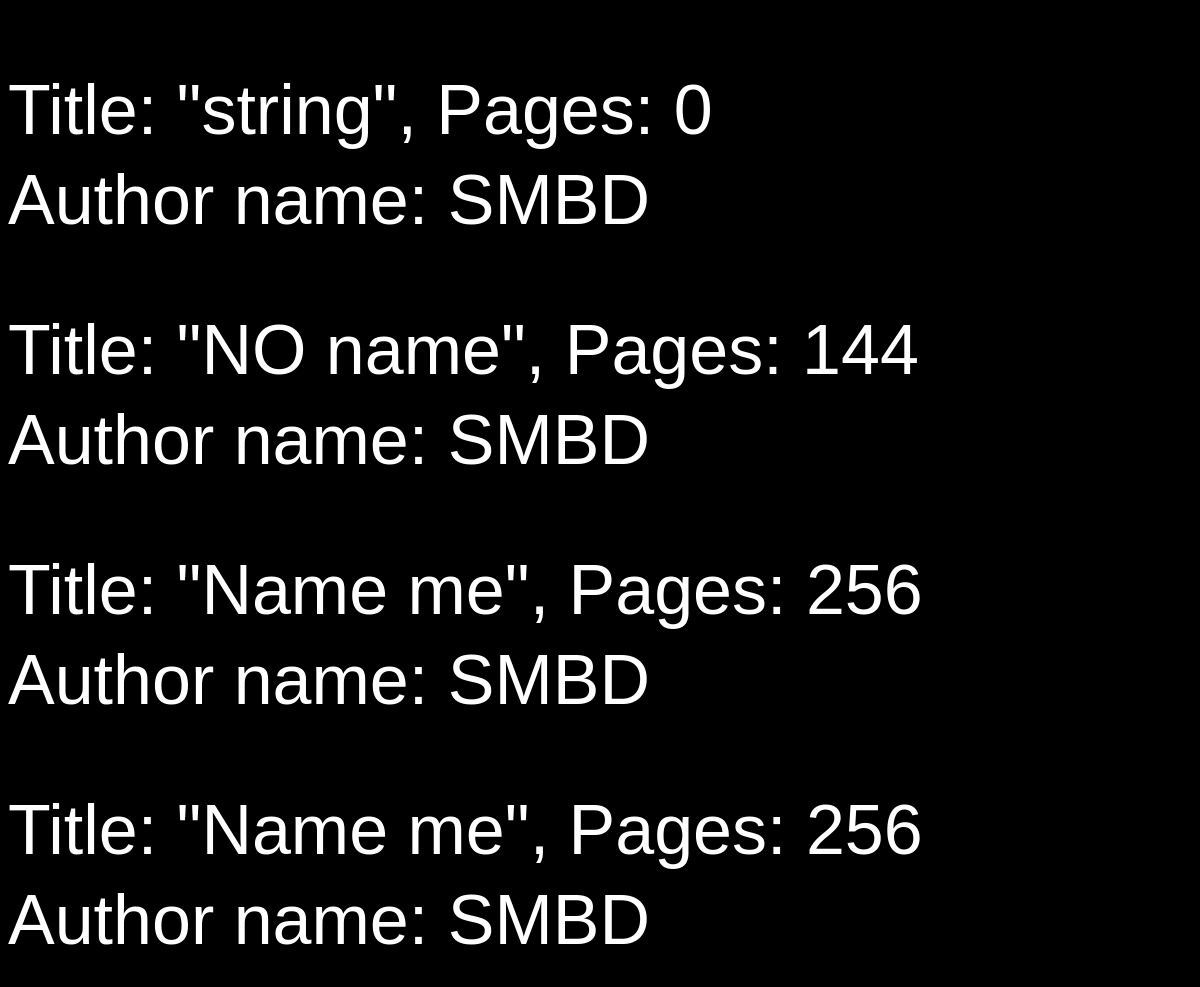
Before: /book/list/ with the older database file.
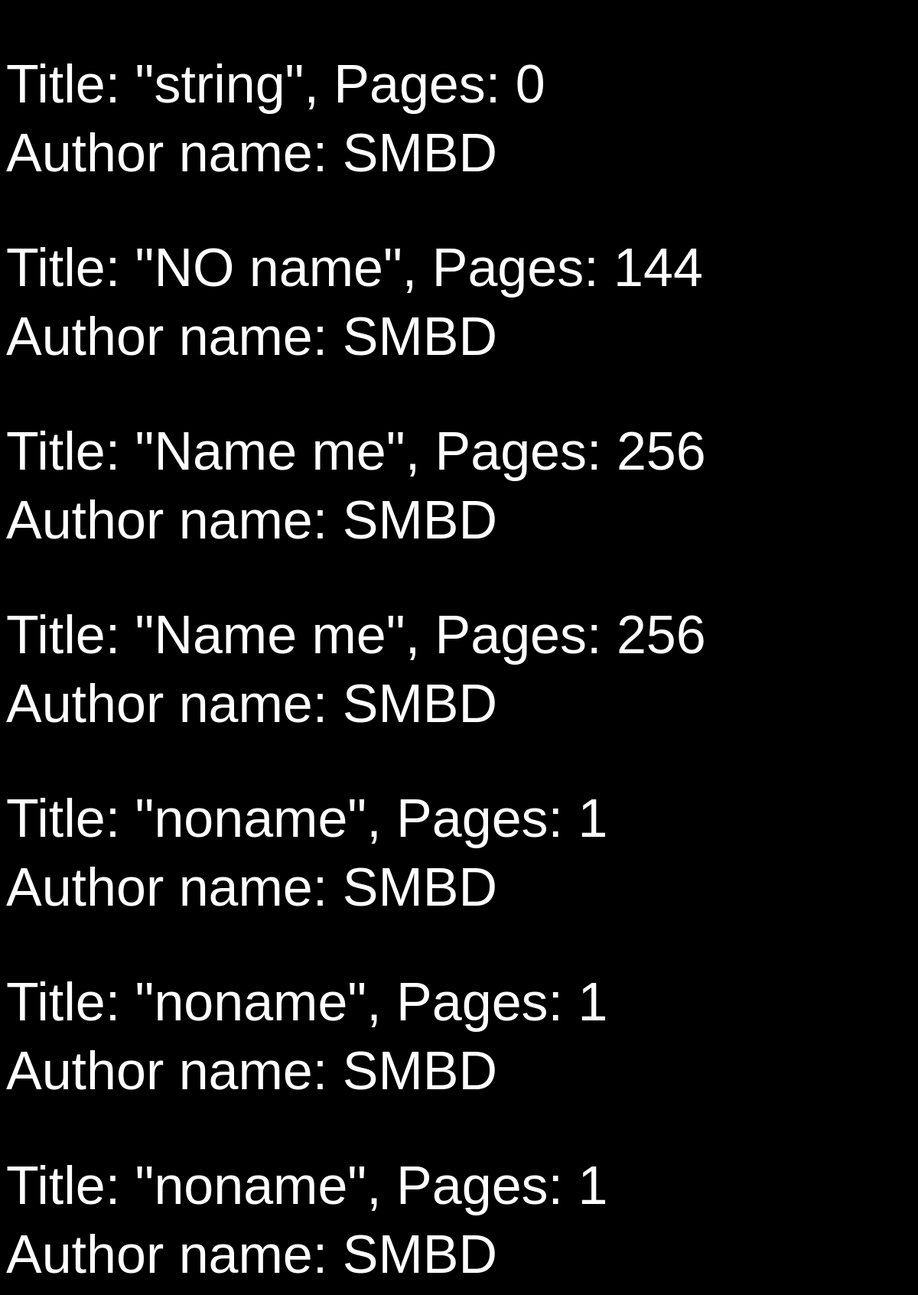
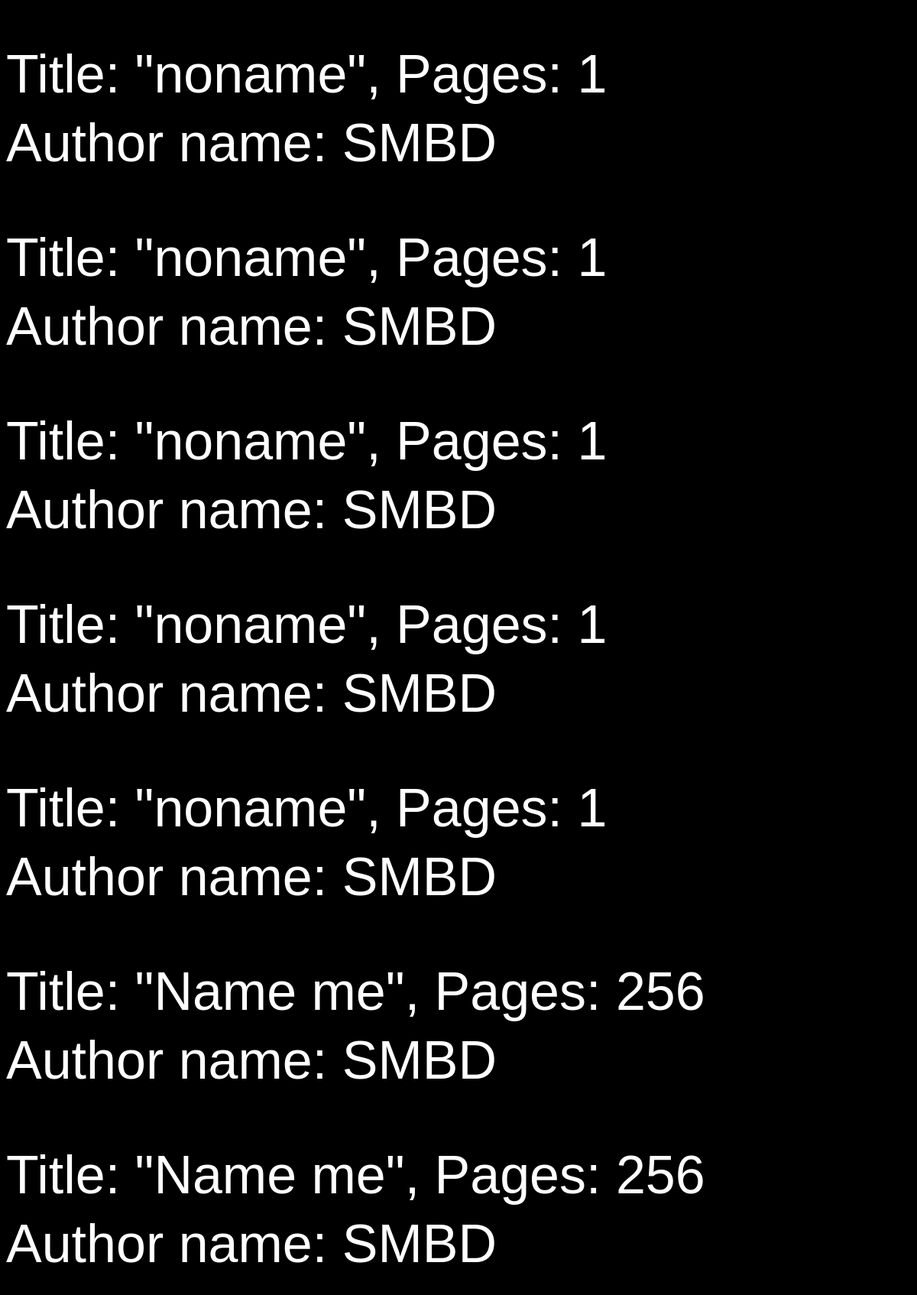
After: the same page with the newer database file (2 pictures, top to bottom).
### DB/modals.py (models this page shows)
class DBBook(Base):
    __tablename__ = "book"
    id = Column(Integer, primary_key=True, index=True)
    title = Column(String(64), nullable=False)
    pages = Column(Integer, nullable=False)
    author_id = Column(Integer, ForeignKey("author.id"))
    author = relationship(DBAuthor)

class DBAuthor(Base):
    __tablename__ = "author"
    id = Column(Integer, primary_key=True, index=True)
    name = Column(String(64), nullable=False)
    second_name = Column(String(64), nullable=False)

### main.py (the view)
@app.get("/book/list/")
def booklist(request:Request, skip: int=0 , limit: int=50, db:Session= Depends(get_db)):
    books = crud.get_books(db, skip=skip, limit=limit)
    return template.TemplateResponse("booklist.html", {'request': request, 'books': books})

### templates/booklist.html (shortened to what this page needs)
<!DOCTYPE html>
<html lang="en">
<head>
    <link href="/CSS/style.css" rel="stylesheet">
</head>
<body>
    {% for book in books %}
        <p class="GroupA"> Title: "{{book.title}}", Pages: {{book.pages}}</p>
        <p class="GroupB">Author name: {{book.author.name}}</p>
    {% endfor %}
</body>
</html>

### CSS/style.css (style rules this page uses)
body { background-color: black; color: white; font-size: 70px; }
p.GroupA { margin-bottom: 10px; }
p.GroupB { margin-top: 10px; }
body { font-family: Arial, sans-serif; }

Changed rows visible on the page:
added DBBook: title "noname", pages "1", author.name "SMBD"
added DBBook: title "noname", pages "1", author.name "SMBD"
added DBBook: title "noname", pages "1", author.name "SMBD"
added DBBook: title "noname", pages "1", author.name "SMBD"
added DBBook: title "noname", pages "1", author.name "SMBD"
added DBBook: title "noname", pages "1", author.name "SMBD"
added DBBook: title "noname", pages "1", author.name "SMBD"
added DBBook: title "noname", pages "1", author.name "SMBD"
added DBBook: title "Name me", pages "256", author.name "SMBD"
added DBBook: title "Name me", pages "256", author.name "SMBD"
